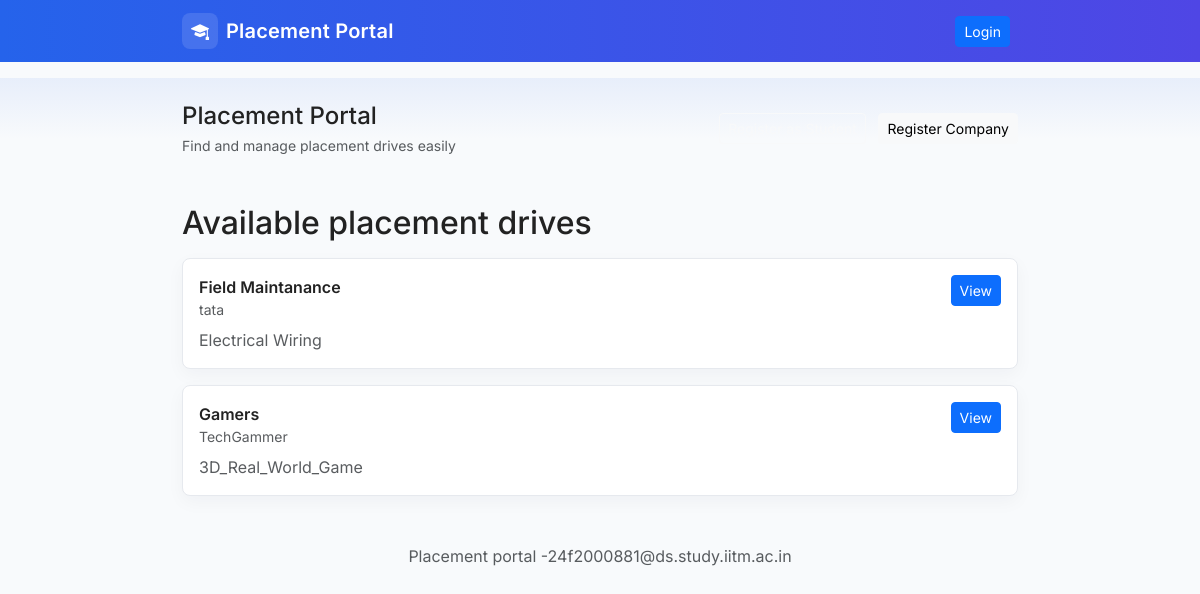
The page / on the database its author committed.
### tables this page shows
CREATE TABLE drives (
            id INTEGER PRIMARY KEY AUTOINCREMENT,
            company_id INTEGER NOT NULL,
            job_title TEXT,
            job_desc TEXT,
            eligibility TEXT,
            deadline TEXT,
            status TEXT DEFAULT 'Pending' CHECK(status IN ('Pending','Approved','Closed')),
            FOREIGN KEY (company_id) REFERENCES companies(id) ON DELETE CASCADE
        );

CREATE TABLE companies (
            id INTEGER PRIMARY KEY AUTOINCREMENT,
            user_id INTEGER NOT NULL UNIQUE,
            company_name TEXT,
            hr_contact TEXT,
            website TEXT,
            approved INTEGER DEFAULT 0,
            blacklisted INTEGER DEFAULT 0,
            FOREIGN KEY (user_id) REFERENCES users(id) ON DELETE CASCADE
        );

### app.py (the view)
@app.route('/')
def index():
    drives = models.get_drives(only_approved=True)
    return render_template('index.html', drives=drives, user=current_user())

### app.py (called while the page is built)
def logged_in():
    return 'user_id' in session

def current_user():
    if not logged_in():
        return None
    return models.get_user_by_id(session['user_id'])

### models.py (called while the page is built)
def get_db_connection():
    conn = sqlite3.connect(DB_PATH)
    conn.row_factory = sqlite3.Row
    return conn

def get_drives(only_approved=False):
    conn = get_db_connection()
    cur = conn.cursor()
    if only_approved:
        cur.execute('''SELECT d.*, c.company_name FROM drives d JOIN companies c ON d.company_id = c.id
                       WHERE d.status = 'Approved' AND c.approved = 1 AND c.blacklisted = 0''')
    else:
        cur.execute('''SELECT d.*, c.company_name FROM drives d JOIN companies c ON d.company_id = c.id''')
    rows = cur.fetchall()
    conn.close()
    return rows

### templates/index.html
{% extends 'base.html' %} {% block content %}
<h2 class="mb-3">Available placement drives</h2>
{% if drives %}
<div class="row g-3">
  {% for d in drives %}
  <div class="col-12">
    <div class="drive-card">
      <div class="d-flex justify-content-between align-items-start">
        <div>
          <div class="drive-title">{{ d['job_title'] }}</div>
          <div class="text-muted small">{{ d['company_name'] }}</div>
        </div>
        <div class="text-end">
          <a
            href="{{ url_for('drive_view', drive_id=d['id']) }}"
            class="btn btn-sm btn-primary"
            >View</a
          >
        </div>
      </div>
      <div class="mt-2 text-muted">{{ d['job_desc'] }}</div>
    </div>
  </div>
  {% endfor %}
</div>
{% else %}
<div class="alert alert-info">No drives available yet.</div>
{% endif %} {% endblock %}

### static/css/styles.css (style rules this page uses)
body { background: #f8fafc; color: #222; font-family: "Inter", -apple-system, BlinkMacSystemFont, "Segoe UI", Roboto, "Helvetica Neue", Arial; }
.drive-card { border: 1px solid #e6e9ee; border-radius: 8px; padding: 16px; background: #fff; box-shadow: 0 6px 18px rgba(16, 24, 40, 0.04); }
.drive-title { font-weight: 600; }

### rows shown on the page
drives: job_title "Field Maintanance", company_name "tata", job_desc "Electrical Wiring"
drives: job_title "Gamers", company_name "TechGammer", job_desc "3D_Real_World_Game"
